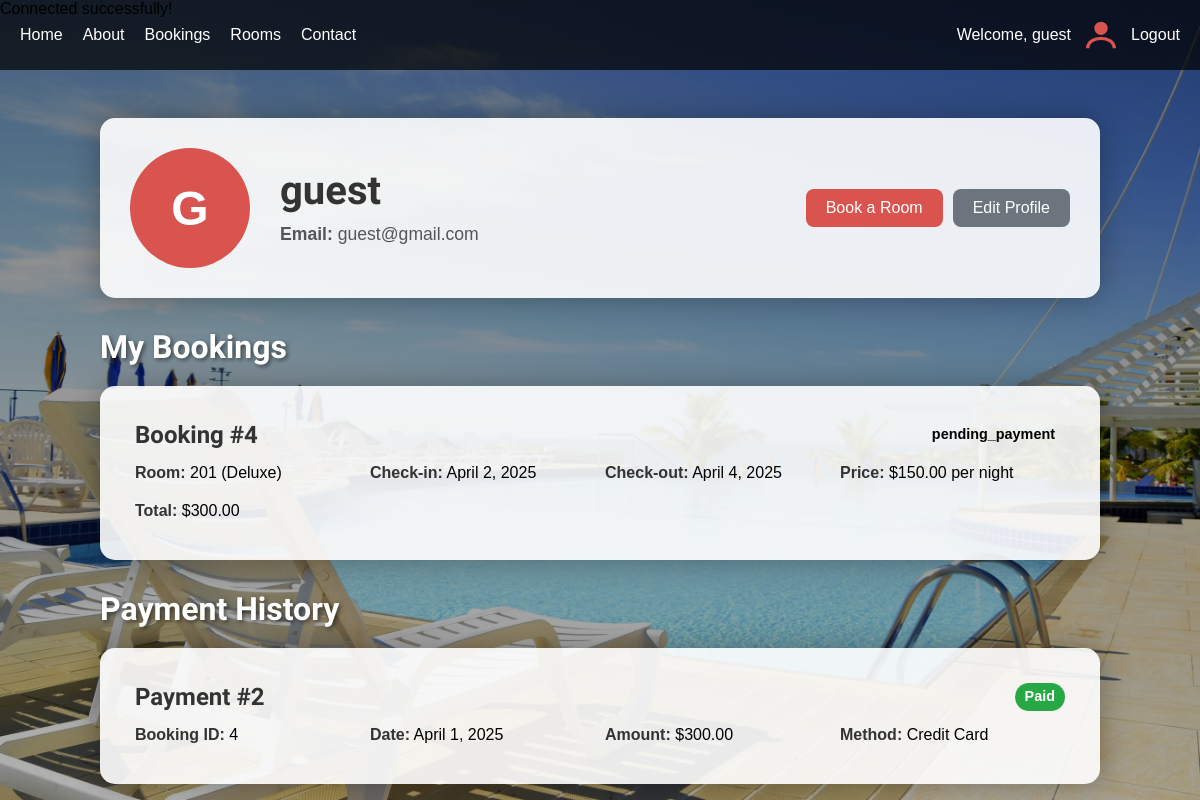
The app's page /guest_profile.php (signed in) with its own data.
### tables this page shows
CREATE TABLE `guest` (
  `GuestID` int(11) NOT NULL,
  `FullName` varchar(50) NOT NULL,
  `DateOfBirth` date NOT NULL,
  `Address` varchar(255) NOT NULL,
  `Phone` varchar(15) NOT NULL,
  `Email` varchar(255) NOT NULL
);

CREATE TABLE `booking` (
  `BookingID` int(11) NOT NULL,
  `GuestID` int(11) DEFAULT NULL,
  `RoomNumber` int(11) DEFAULT NULL,
  `CheckInDate` date NOT NULL,
  `CheckOutDate` date NOT NULL,
  `TotalPrice` decimal(10,2) DEFAULT NULL CHECK (`TotalPrice` >= 0),
  `Capacity` int(11) DEFAULT NULL,
  `Status` enum('pending_approval','pending_payment','approved','completed','cancelled') NOT NULL DEFAULT 'pending_approval'
);

CREATE TABLE `rooms` (
  `RoomNumber` int(11) NOT NULL,
  `HotelID` int(11) DEFAULT NULL,
  `TypeID` int(11) DEFAULT NULL,
  `Status` enum('Available','Booked') NOT NULL DEFAULT 'Available'
);

CREATE TABLE `roomtype` (
  `TypeID` int(11) NOT NULL,
  `Name` varchar(50) NOT NULL,
  `Description` varchar(255) DEFAULT NULL,
  `PricePerNight` decimal(10,2) NOT NULL CHECK (`PricePerNight` > 0),
  `Capacity` int(11) NOT NULL CHECK (`Capacity` > 0)
);

CREATE TABLE `payment` (
  `PaymentID` int(11) NOT NULL,
  `BookingID` int(11) DEFAULT NULL,
  `Amount` decimal(10,2) NOT NULL CHECK (`Amount` > 0),
  `PaymentDate` date NOT NULL,
  `PaymentMethod` varchar(15) NOT NULL CHECK (`PaymentMethod` in ('Credit Card','Debit Card','Cash','UPI'))
);

### guest_profile.php (the view, shortened to what this page needs)
<?php
include 'db_connection.php';
$guest_id = $_SESSION['guest_id'];
$guest_query = "SELECT * FROM guest WHERE GuestID = ?";
$stmt = $conn->prepare($guest_query);
$stmt->bind_param("i", $guest_id);
$stmt->execute();
$result = $stmt->get_result();
$guest = $result->fetch_assoc();
$bookings_query = "SELECT b.*, r.RoomNumber, rt.Name as RoomType, rt.PricePerNight
                  FROM booking b
                  JOIN rooms r ON b.RoomNumber = r.RoomNumber
                  JOIN roomtype rt ON r.TypeID = rt.TypeID
                  WHERE b.GuestID = ?
                  ORDER BY b.CheckInDate DESC";
$stmt = $conn->prepare($bookings_query);
$stmt->bind_param("i", $guest_id);
$stmt->execute();
$bookings_result = $stmt->get_result();
$bookings = [];
while ($row = $bookings_result->fetch_assoc()) {
    $bookings[] = $row;
}
$payments_query = "SELECT p.*, b.BookingID
                  FROM payment p
                  JOIN booking b ON p.BookingID = b.BookingID
                  WHERE b.GuestID = ?
                  ORDER BY p.PaymentDate DESC";
$stmt = $conn->prepare($payments_query);
$stmt->bind_param("i", $guest_id);
$stmt->execute();
$payments_result = $stmt->get_result();
$payments = [];
while ($row = $payments_result->fetch_assoc()) {
    $payments[] = $row;
}
?>
<!DOCTYPE html>
<html lang="en">
<head>
</head>
<body>
    <div class="navbar">
        <div class="navbar-left">
            <div><a href="index.php">Home</a></div>
            <div><a href="#about">About</a></div>
            <div><a href="booking.php">Bookings</a></div>
            <div><a href="rooms.php">Rooms</a></div>
            <div><a href="#contact">Contact</a></div>
        </div>
        <div class="navbar-right">
            <?php if (isset($_SESSION['user_id'])): ?>
                <div id="profile-container" style="display: flex; align-items: center; gap: 10px;">
                    <?php if (isset($_SESSION['name'])): ?>
                        <span class="welcome-text">Welcome, <?php echo htmlspecialchars($_SESSION['name']); ?></span>
                    <?php elseif (isset($_SESSION['email'])): ?>
                        <span class="welcome-text">Welcome, <?php echo htmlspecialchars(explode('@', $_SESSION['email'])[0]); ?></span>
                    <?php else: ?>
                        <span class="welcome-text">Welcome, User</span>
                    <?php endif; ?>
                    <a class="profile-btn" href="guest_profile.php">
                        <svg width="40" height="40" viewBox="0 0 24 24" fill="#d9534f" xmlns="http://www.w3.org/2000/svg">
                            <circle cx="12" cy="8" r="4"></circle>
                            <path d="M4 20c0-4 4-6 8-6s8 2 8 6" stroke="#d9534f" stroke-width="2" fill="none"></path>
                        </svg>
                    </a>
                    <a href="logout.php" class="logout-button">Logout</a>
                </div>
            <?php else: ?>
                <div id="signup-btn" class="Sign-in"><a href="register.php">Sign Up</a></div>
                <div id="login-btn" class="Login"><a href="login.php">Login</a></div>
            <?php endif; ?>
        </div>
    </div>
    <div class="profile-container">
        <div class="profile-header">
            <div class="profile-avatar">
                <?php echo strtoupper(substr($guest['FullName'], 0, 1)); ?>
            </div>
            <div class="profile-info">
                <h1><?php echo htmlspecialchars($guest['FullName']); ?></h1>
                <p><strong>Email:</strong> <?php echo htmlspecialchars($guest['Email']); ?></p>
            </div>
            <div class="profile-actions">
                <a href="booking.php" class="btn btn-primary">Book a Room</a>
                <a href="edit_profile.php" class="btn btn-secondary">Edit Profile</a>
            </div>
        </div>
        <h2 class="section-title">My Bookings</h2>
        <?php if (empty($bookings)): ?>
            <div class="card">
                <div class="empty-message">You haven't made any bookings yet.</div>
            </div>
        <?php else: ?>
            <?php foreach ($bookings as $booking): ?>
                <div class="card">
                    <div class="booking-item">
                        <div class="booking-header">
                            <h3 class="card-title">Booking #<?php echo $booking['BookingID']; ?></h3>
                            <span class="status status-<?php echo strtolower($booking['Status']); ?>">
                                <?php echo $booking['Status']; ?>
                            </span>
                        </div>
                        <div class="booking-details">
                            <div class="detail-item">
                                <span class="detail-label">Room:</span>
                                <?php echo $booking['RoomNumber']; ?> (<?php echo $booking['RoomType']; ?>)
                            </div>
                            <div class="detail-item">
                                <span class="detail-label">Check-in:</span>
                                <?php echo date('F j, Y', strtotime($booking['CheckInDate'])); ?>
                            </div>
                            <div class="detail-item">
                                <span class="detail-label">Check-out:</span>
                                <?php echo date('F j, Y', strtotime($booking['CheckOutDate'])); ?>
                            </div>
                            <div class="detail-item">
                                <span class="detail-label">Price:</span>
                                $<?php echo number_format($booking['PricePerNight'], 2); ?> per night
                            </div>
                            <div class="detail-item">
                                <span class="detail-label">Total:</span>
                                $<?php echo number_format($booking['TotalPrice'], 2); ?>
                            </div>
                        </div>
                    </div>
                </div>
            <?php endforeach; ?>
        <?php endif; ?>
        <h2 class="section-title">Payment History</h2>
        <?php if (empty($payments)): ?>
            <div class="card">
                <div class="empty-message">No payment history available.</div>
            </div>
        <?php else: ?>
            <?php foreach ($payments as $payment): ?>
                <div class="card">
                    <div class="payment-item">
                        <div class="payment-header">
                            <h3 class="card-title">Payment #<?php echo $payment['PaymentID']; ?></h3>
                            <span class="status status-confirmed">Paid</span>
                        </div>
                        <div class="payment-details">
                            <div class="detail-item">
                                <span class="detail-label">Booking ID:</span>
                                <?php echo $payment['BookingID']; ?>
                            </div>
                            <div class="detail-item">
                                <span class="detail-label">Date:</span>
                                <?php echo date('F j, Y', strtotime($payment['PaymentDate'])); ?>
                            </div>
                            <div class="detail-item">
                                <span class="detail-label">Amount:</span>
                                $<?php echo number_format($payment['Amount'], 2); ?>
                            </div>
                            <div class="detail-item">
                                <span class="detail-label">Method:</span>
                                <?php echo $payment['PaymentMethod']; ?>
                            </div>
                        </div>
                    </div>
                </div>
            <?php endforeach; ?>
        <?php endif; ?>
    </div>
</body>
</html>

### guest_profile.php (style rules this page uses)
body { font-family: Arial, sans-serif; background: url("register1.jpg"); background-size: 100% 100%; background-position: center; background-repeat: no-repeat; min-height: 100vh; margin: 0; padding: 0; position: relative; background-attachment: fixed; }
body::before { content: ''; position: fixed; top: 0; left: 0; width: 100%; height: 100%; background: linear-gradient(rgba(0, 0, 0, 0.5), rgba(0, 0, 0, 0.3)); z-index: -1; }
.navbar { background-color: rgba(0, 0, 0, 0.7); padding: 15px 0; position: fixed; top: 0; width: 100%; z-index: 1000; display: flex; justify-content: space-between; align-items: center; }
.navbar-left { display: flex; gap: 20px; margin-left: 20px; }
.navbar-left a { color: white; text-decoration: none; font-size: 16px; transition: color 0.3s ease; }
.navbar-right { display: flex; align-items: center; gap: 20px; margin-right: 20px; }
.welcome-text { color: white; font-size: 16px; }
.profile-btn { display: flex; align-items: center; justify-content: center; }
.logout-button { color: white; text-decoration: none; font-size: 16px; transition: color 0.3s ease; }
.profile-container { max-width: 1000px; margin: 100px auto 50px; padding: 0 20px; }
.profile-header { background: rgba(255, 255, 255, 0.9); padding: 30px; border-radius: 15px; box-shadow: 0px 0px 30px rgba(0, 0, 0, 0.3); margin-bottom: 30px; display: flex; align-items: center; gap: 30px; }
.profile-avatar { width: 120px; height: 120px; border-radius: 50%; background-color: #d9534f; display: flex; justify-content: center; align-items: center; color: white; font-size: 48px; font-weight: bold; }
.profile-info { flex: 1; }
.profile-info h1 { font-family: "Poiret One", sans-serif; color: #333; margin: 0 0 10px 0; font-size: 2.5rem; }
.profile-info p { margin: 5px 0; color: #555; font-size: 1.1rem; }
.profile-actions { display: flex; gap: 10px; }
.btn { padding: 10px 20px; border-radius: 8px; cursor: pointer; font-size: 1rem; transition: all 0.3s ease; text-decoration: none; display: inline-block; }
.btn-primary { background-color: #d9534f; color: white; border: none; }
.btn-secondary { background-color: #6c757d; color: white; border: none; }
.section-title { font-family: "Poiret One", sans-serif; color: white; margin: 30px 0 20px; font-size: 2rem; text-shadow: 2px 2px 4px rgba(0, 0, 0, 0.5); }
.card { background: rgba(255, 255, 255, 0.9); border-radius: 15px; box-shadow: 0px 0px 30px rgba(0, 0, 0, 0.3); padding: 20px; margin-bottom: 20px; }
.card-title { font-family: "Poiret One", sans-serif; color: #333; margin: 0; font-size: 1.5rem; }
.booking-item, .payment-item { padding: 15px; border-bottom: 1px solid #eee; }
.booking-item:last-child, .payment-item:last-child { border-bottom: none; }
.booking-header, .payment-header { display: flex; justify-content: space-between; margin-bottom: 10px; }
.booking-details, .payment-details { display: grid; grid-template-columns: repeat(auto-fill, minmax(200px, 1fr)); gap: 10px; }
.detail-item { margin: 5px 0; }
.detail-label { font-weight: bold; color: #333; }
.status { padding: 5px 10px; border-radius: 20px; font-size: 0.9rem; font-weight: bold; }
.status-confirmed { background-color: #28a745; color: white; }

### records on screen
guest: FullName "G", FullName "guest", Email "guest@gmail.com"
booking: BookingID "4", Status "pending_payment", RoomNumber.RoomNumber "201", roomtype.Name "Deluxe", CheckInDate "April 2, 2025", CheckOutDate "April 4, 2025", roomtype.PricePerNight "150.00", TotalPrice "300.00"
payment: PaymentID "2", BookingID.BookingID "4", PaymentDate "April 1, 2025", Amount "300.00", PaymentMethod "Credit Card"

### other values on screen
$_SESSION['name'] "guest"
